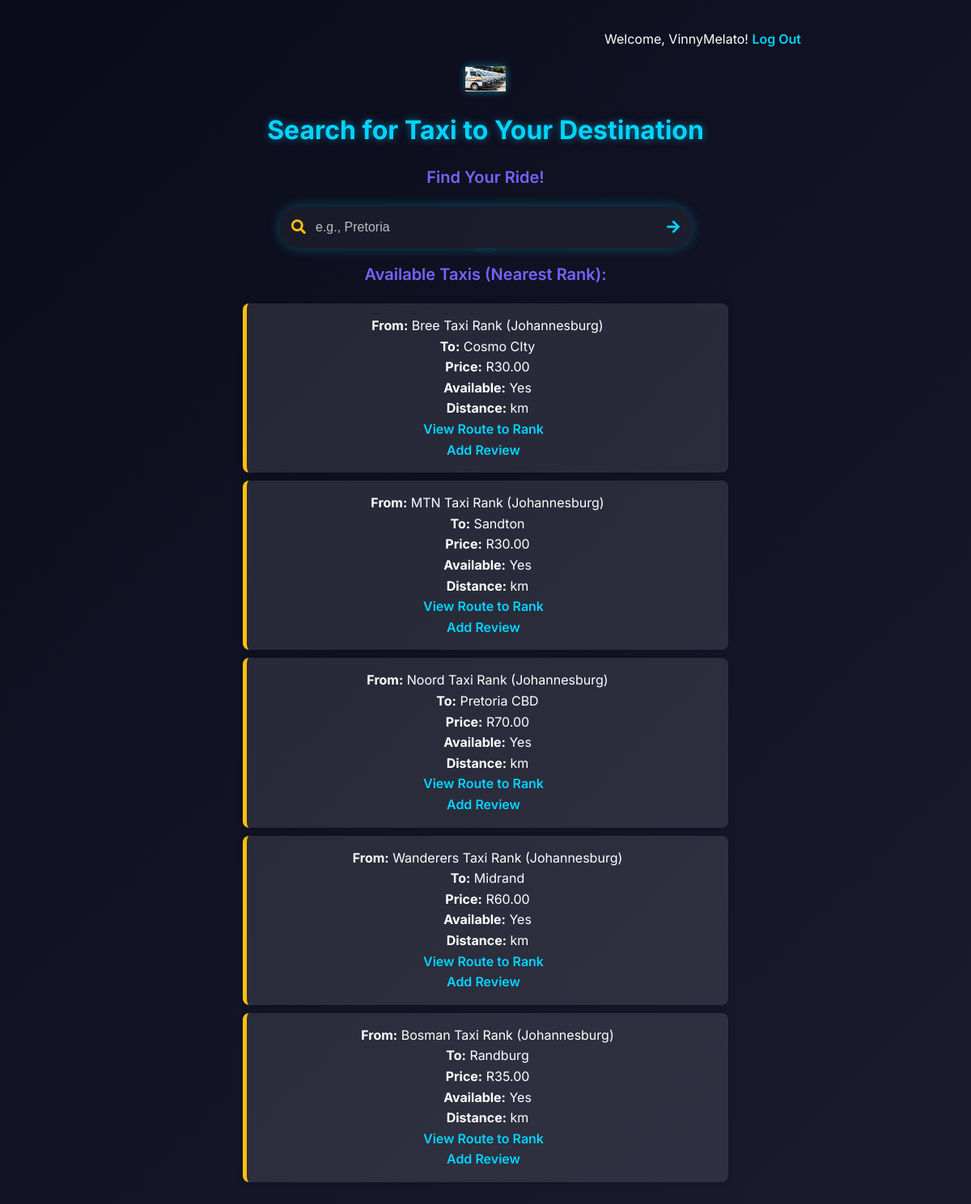
The app's page / (signed in) with its own data.
### taxi_app/models.py (models this page shows, shortened)
class Taxi(models.Model):
    rank = models.ForeignKey(TaxiRank, on_delete=models.CASCADE)
    destination = models.CharField(max_length=100)
    available = models.BooleanField(default=True)
    price = models.DecimalField(max_digits=6, decimal_places=2)

class TaxiRank(models.Model):
    name = models.CharField(max_length=100)
    location = models.CharField(max_length=200)
    latitude = models.FloatField()
    longitude = models.FloatField()

### taxi_app/views.py (the view)
# urls.py: path('', search, name='home'),  # Add this for the root URL
def search(request):
    destination = request.GET.get('destination', '').strip()
    user_lat = request.GET.get('latitude')
    user_lon = request.GET.get('longitude')
    results = []
    if destination:
        taxis = Taxi.objects.filter(destination__icontains=destination, available=True)
    else:
        taxis = Taxi.objects.filter(available=True)
    if taxis:
        if user_lat and user_lon:
            try:
                user_lat = float(user_lat)
                user_lon = float(user_lon)
                for taxi in taxis:
                    rank = taxi.rank
                    dlat = math.radians(rank.latitude - user_lat)
                    dlon = math.radians(rank.longitude - user_lon)
                    a = math.sin(dlat/2)**2 + math.cos(math.radians(user_lat)) * math.cos(math.radians(rank.latitude)) * math.sin(dlon/2)**2
                    c = 2 * math.asin(math.sqrt(a))
                    distance = 6371 * c
                    rank.distance = distance
                    taxi.rank = rank
                    results.append(taxi)
                results.sort(key=lambda x: x.rank.distance)
                results = results[:1]
            except (ValueError, TypeError):
                results = list(taxis)
        else:
            results = list(taxis)
    return render(request, 'taxi_app/search.html', {'results': results})

### taxiproject/context_processors.py (called while the page is built)
def google_maps_api_key(request):
    return {
        'GOOGLE_MAPS_API_KEY': getattr(settings, 'GOOGLE_MAPS_API_KEY', '')
    }

### taxi_app/templates/taxi_app/search.html (shortened to what this page needs)
<!DOCTYPE html>
<html>
<head>
    <link rel="stylesheet" href="https://cdnjs.cloudflare.com/ajax/libs/font-awesome/5.15.4/css/all.min.css">
    {% load static %}
</head>
<body>
    <main>
        <div class="container">
            <div class="auth-links">
                {% if user.is_authenticated %}
                    <p>Welcome, {{ user.username }}! <a href="{% url 'logout' %}">Log Out</a></p>
                {% else %}
                    <p><a href="{% url 'login' %}">Log In</a></p>
                {% endif %}
            </div>
            <img src="{% static 'images/taxi.jpg' %}" alt="Taxi" width="50" style="display: block; margin: 20px auto; filter: drop-shadow(0 0 5px rgba(0, 212, 255, 0.5));">
            <h1>Search for Taxi to Your Destination</h1>
            <h2>Find Your Ride!</h2>
            <div class="search-box">
                <div class="search-icon"><i class="fas fa-search"></i></div>
                <form id="search-form" class="search-form" method="get" action="{% url 'search' %}">
                    <input type="text" id="destination" name="destination" placeholder="e.g., Pretoria" autocomplete="off">
                </form>
                <div class="go-icon" onclick="getLocationAndSubmit()"><i class="fas fa-arrow-right"></i></div>
            </div>
            {% if results %}
                <h2>Available Taxis (Nearest Rank):</h2>
                <ul>
                    {% for taxi in results %}
                        <li>
                            <strong>From:</strong> {{ taxi.rank.name }} ({{ taxi.rank.location }})<br>
                            <strong>To:</strong> {{ taxi.destination }}<br>
                            <strong>Price:</strong> R{{ taxi.price }}<br>
                            <strong>Available:</strong> {% if taxi.available %}Yes{% else %}No{% endif %}<br>
                            <strong>Distance:</strong> {{ taxi.rank.distance|floatformat:2 }} km<br>
                            <a href="{% url 'route' taxi.rank.id %}">View Route to Rank</a><br>
                            <a href="{% url 'add_review' taxi.id %}">Add Review</a>
                        </li>
                    {% endfor %}
                </ul>
            {% else %}
                <p class="no-results">No taxis found. Try entering a destination or check available taxis in the admin panel.</p>
            {% endif %}
        </div>
    </main>
</body>
</html>

### taxi_app/templates/taxi_app/search.html (style rules this page uses)
body { font-family: 'Inter', Arial, sans-serif; background: linear-gradient(135deg, #0A0B1A 0%, #1A1B2E 100%); color: #FFFFFF; margin: 0; padding: 20px; line-height: 1.6; }
.container { max-width: 800px; margin: 0 auto; text-align: center; }
h1 { color: #00D4FF; font-size: 32px; font-weight: 700; margin-bottom: 10px; text-shadow: 0 0 10px rgba(0, 212, 255, 0.5); }
h2 { color: #7B61FF; font-size: 20px; font-weight: 600; margin-bottom: 20px; }
.search-box { position: relative; max-width: 500px; margin: 0 auto; background: rgba(255, 255, 255, 0.05); border-radius: 50px; box-shadow: 0 0 15px rgba(0, 212, 255, 0.3); padding: 5px; transition: all 0.3s ease; }
.search-form { display: flex; align-items: center; }
.search-icon { position: absolute; left: 15px; top: 50%; transform: translateY(-50%); color: #FFC107; font-size: 18px; }
#destination { width: 100%; padding: 12px 20px 12px 40px; border: none; border-radius: 50px; font-size: 16px; background: transparent; color: #FFFFFF; outline: none; }
#destination::placeholder { color: rgba(255, 255, 255, 0.7); }
.go-icon { position: absolute; right: 15px; top: 50%; transform: translateY(-50%); color: #00D4FF; font-size: 18px; cursor: pointer; transition: color 0.3s, transform 0.3s; }
.search-border { width: 100%; height: 4px; position: absolute; bottom: -4px; left: 0; }
ul { list-style: none; padding: 0; max-width: 600px; margin: 20px auto; }
li { background: rgba(255, 255, 255, 0.1); padding: 15px; margin-bottom: 10px; border-left: 5px solid #FFC107; border-radius: 8px; box-shadow: 0 0 10px rgba(0, 0, 0, 0.2); transition: transform 0.3s, box-shadow 0.3s; }
a { color: #00D4FF; text-decoration: none; font-weight: 600; margin-right: 10px; transition: color 0.3s; }
.auth-links { text-align: right; margin-bottom: 20px; }
.auth-links a { color: #00D4FF; }

### records on screen
Taxi: rank.name "Bree Taxi Rank", rank.location "Johannesburg", destination "Cosmo CIty", price "30.00", available "Yes"
Taxi: rank.name "MTN Taxi Rank", rank.location "Johannesburg", destination "Sandton", price "30.00", available "Yes"
Taxi: rank.name "Noord Taxi Rank", rank.location "Johannesburg", destination "Pretoria CBD", price "70.00", available "Yes"
Taxi: rank.name "Wanderers Taxi Rank", rank.location "Johannesburg", destination "Midrand", price "60.00", available "Yes"
Taxi: rank.name "Bosman Taxi Rank", rank.location "Johannesburg", destination "Randburg", price "35.00", available "Yes"

### other values on screen
{{ user.username }} "VinnyMelato"
